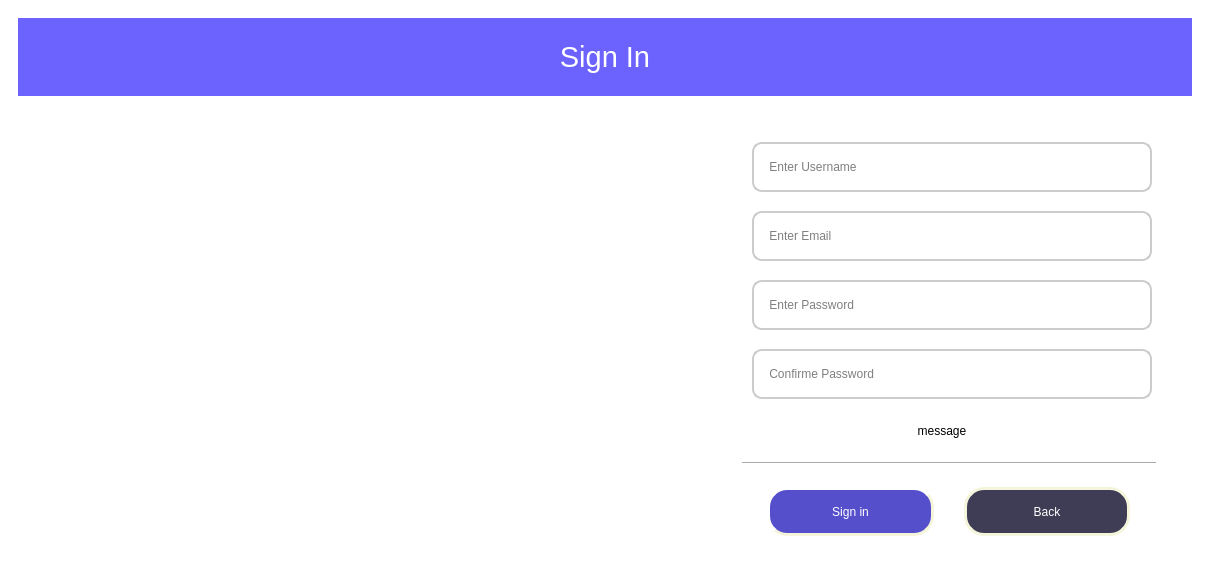
<?xml version="1.0" encoding="UTF-8"?>
<ui version="4.0">
 <class>SigninWindow</class>
 <widget class="QMainWindow" name="SigninWindow">
  <property name="geometry">
   <rect>
    <x>0</x>
    <y>0</y>
    <width>1210</width>
    <height>588</height>
   </rect>
  </property>
  <property name="windowTitle">
   <string>MainWindow</string>
  </property>
  <property name="styleSheet">
   <string notr="true">background-color:white;</string>
  </property>
  <widget class="QWidget" name="centralwidget">
   <layout class="QGridLayout" name="gridLayout_3">
    <item row="0" column="0">
     <widget class="QWidget" name="verticalWidget" native="true">
      <property name="minimumSize">
       <size>
        <width>1192</width>
        <height>570</height>
       </size>
      </property>
      <property name="maximumSize">
       <size>
        <width>1192</width>
        <height>570</height>
       </size>
      </property>
      <layout class="QVBoxLayout" name="verticalLayout">
       <item>
        <widget class="QLabel" name="sign_in_title">
         <property name="styleSheet">
          <string notr="true">QLabel {
	background-color:#6c63ff;
	font: 22pt &quot;Eras Medium ITC&quot;;
	color:white;

	}
</string>
         </property>
         <property name="text">
          <string>&lt;html&gt;&lt;head/&gt;&lt;body&gt;&lt;p align=&quot;center&quot;&gt;&lt;span style=&quot; font-size:22pt;&quot;&gt;Sign In&lt;/span&gt;&lt;/p&gt;&lt;/body&gt;&lt;/html&gt;</string>
         </property>
        </widget>
       </item>
       <item>
        <widget class="QWidget" name="horizontalWidget" native="true">
         <layout class="QHBoxLayout" name="horizontalLayout_2">
          <item>
           <widget class="QLabel" name="label">
            <property name="minimumSize">
             <size>
              <width>650</width>
              <height>450</height>
             </size>
            </property>
            <property name="maximumSize">
             <size>
              <width>650</width>
              <height>450</height>
             </size>
            </property>
            <property name="styleSheet">
             <string notr="true">background-image: url(:/sign_in/undraw_Sign_in_re_o58h.png);</string>
            </property>
            <property name="text">
             <string/>
            </property>
            <property name="pixmap">
             <pixmap>:/signin/undraw_Sign_in_re_o58h.png</pixmap>
            </property>
            <property name="scaledContents">
             <bool>true</bool>
            </property>
           </widget>
          </item>
          <item>
           <widget class="QWidget" name="verticalWidget" native="true">
            <property name="minimumSize">
             <size>
              <width>423</width>
              <height>450</height>
             </size>
            </property>
            <property name="maximumSize">
             <size>
              <width>423</width>
              <height>450</height>
             </size>
            </property>
            <layout class="QVBoxLayout" name="verticalLayout_6">
             <item>
              <widget class="QWidget" name="gridWidget" native="true">
               <property name="minimumSize">
                <size>
                 <width>421</width>
                 <height>301</height>
                </size>
               </property>
               <property name="maximumSize">
                <size>
                 <width>421</width>
                 <height>301</height>
                </size>
               </property>
               <layout class="QGridLayout" name="gridLayout_4">
                <item row="1" column="0">
                 <widget class="QLineEdit" name="input_email">
                  <property name="minimumSize">
                   <size>
                    <width>400</width>
                    <height>50</height>
                   </size>
                  </property>
                  <property name="maximumSize">
                   <size>
                    <width>400</width>
                    <height>50</height>
                   </size>
                  </property>
                  <property name="styleSheet">
                   <string notr="true">QLineEdit {
		padding-left:10px;
	background-color:white;
	font: 9pt &quot;Eras Medium ITC&quot;;
	color:2f2e41;
	border-style: solid;
	border-width: 2px;
	border-radius: 10px;
	border-color:#cccccc;

	}

QLineEdit:focus {
	border-color:#2f2e41;
    border-style:solid;
}</string>
                  </property>
                  <property name="inputMethodHints">
                   <set>Qt::ImhNone</set>
                  </property>
                  <property name="text">
                   <string/>
                  </property>
                  <property name="maxLength">
                   <number>16</number>
                  </property>
                  <property name="cursorPosition">
                   <number>0</number>
                  </property>
                  <property name="readOnly">
                   <bool>false</bool>
                  </property>
                  <property name="placeholderText">
                   <string> Enter Email</string>
                  </property>
                 </widget>
                </item>
                <item row="3" column="0">
                 <widget class="QLineEdit" name="input_password_2">
                  <property name="minimumSize">
                   <size>
                    <width>400</width>
                    <height>50</height>
                   </size>
                  </property>
                  <property name="maximumSize">
                   <size>
                    <width>400</width>
                    <height>50</height>
                   </size>
                  </property>
                  <property name="styleSheet">
                   <string notr="true">QLineEdit {
		padding-left:10px;
	background-color:white;
	font: 9pt &quot;Eras Medium ITC&quot;;
	color:2f2e41;
	border-style: solid;
	border-width: 2px;
	border-radius: 10px;
	border-color:#cccccc;

	}

QLineEdit:focus {
	border-color:#2f2e41;
    border-style:solid;
}</string>
                  </property>
                  <property name="inputMethodHints">
                   <set>Qt::ImhNone</set>
                  </property>
                  <property name="text">
                   <string/>
                  </property>
                  <property name="maxLength">
                   <number>16</number>
                  </property>
                  <property name="cursorPosition">
                   <number>0</number>
                  </property>
                  <property name="readOnly">
                   <bool>false</bool>
                  </property>
                  <property name="placeholderText">
                   <string> Confirme Password</string>
                  </property>
                 </widget>
                </item>
                <item row="2" column="0">
                 <widget class="QLineEdit" name="input_password">
                  <property name="minimumSize">
                   <size>
                    <width>400</width>
                    <height>50</height>
                   </size>
                  </property>
                  <property name="maximumSize">
                   <size>
                    <width>400</width>
                    <height>50</height>
                   </size>
                  </property>
                  <property name="styleSheet">
                   <string notr="true">QLineEdit {
		padding-left:10px;
	background-color:white;
	font: 9pt &quot;Eras Medium ITC&quot;;
	color:2f2e41;
	border-style: solid;
	border-width: 2px;
	border-radius: 10px;
	border-color:#cccccc;

	}

QLineEdit:focus {
	border-color:#2f2e41;
    border-style:solid;
}</string>
                  </property>
                  <property name="inputMethodHints">
                   <set>Qt::ImhNone</set>
                  </property>
                  <property name="text">
                   <string/>
                  </property>
                  <property name="maxLength">
                   <number>16</number>
                  </property>
                  <property name="cursorPosition">
                   <number>0</number>
                  </property>
                  <property name="readOnly">
                   <bool>false</bool>
                  </property>
                  <property name="placeholderText">
                   <string> Enter Password</string>
                  </property>
                 </widget>
                </item>
                <item row="0" column="0">
                 <widget class="QLineEdit" name="input_username">
                  <property name="minimumSize">
                   <size>
                    <width>400</width>
                    <height>50</height>
                   </size>
                  </property>
                  <property name="maximumSize">
                   <size>
                    <width>400</width>
                    <height>50</height>
                   </size>
                  </property>
                  <property name="styleSheet">
                   <string notr="true">QLineEdit {
	padding-left:10px;
	background-color:white;
	font: 9pt &quot;Eras Medium ITC&quot;;
	color:2f2e41;
	border-style: solid;
	border-width: 2px;
	border-radius: 10px;
	border-color:#cccccc;

	}

QLineEdit:focus {
	border-color:#2f2e41;
    border-style:solid;
}</string>
                  </property>
                  <property name="text">
                   <string/>
                  </property>
                  <property name="frame">
                   <bool>true</bool>
                  </property>
                  <property name="cursorPosition">
                   <number>0</number>
                  </property>
                  <property name="placeholderText">
                   <string> Enter Username</string>
                  </property>
                  <property name="cursorMoveStyle">
                   <enum>Qt::LogicalMoveStyle</enum>
                  </property>
                 </widget>
                </item>
               </layout>
              </widget>
             </item>
             <item>
              <widget class="QLabel" name="output_message">
               <property name="minimumSize">
                <size>
                 <width>400</width>
                 <height>50</height>
                </size>
               </property>
               <property name="maximumSize">
                <size>
                 <width>400</width>
                 <height>50</height>
                </size>
               </property>
               <property name="styleSheet">
                <string notr="true">QLabel {
	font: 10pt &quot;Eras Medium ITC&quot;;
	}</string>
               </property>
               <property name="text">
                <string>&lt;html&gt;&lt;head/&gt;&lt;body&gt;&lt;p align=&quot;center&quot;&gt;message&lt;/p&gt;&lt;/body&gt;&lt;/html&gt;</string>
               </property>
              </widget>
             </item>
             <item>
              <widget class="Line" name="line">
               <property name="minimumSize">
                <size>
                 <width>421</width>
                 <height>3</height>
                </size>
               </property>
               <property name="maximumSize">
                <size>
                 <width>421</width>
                 <height>3</height>
                </size>
               </property>
               <property name="orientation">
                <enum>Qt::Horizontal</enum>
               </property>
              </widget>
             </item>
             <item>
              <widget class="QWidget" name="button_group" native="true">
               <property name="minimumSize">
                <size>
                 <width>421</width>
                 <height>81</height>
                </size>
               </property>
               <property name="maximumSize">
                <size>
                 <width>421</width>
                 <height>81</height>
                </size>
               </property>
               <layout class="QGridLayout" name="gridLayout_2">
                <property name="leftMargin">
                 <number>1</number>
                </property>
                <item row="0" column="3">
                 <widget class="QPushButton" name="back_home">
                  <property name="sizePolicy">
                   <sizepolicy hsizetype="Minimum" vsizetype="Minimum">
                    <horstretch>0</horstretch>
                    <verstretch>0</verstretch>
                   </sizepolicy>
                  </property>
                  <property name="minimumSize">
                   <size>
                    <width>166</width>
                    <height>49</height>
                   </size>
                  </property>
                  <property name="maximumSize">
                   <size>
                    <width>166</width>
                    <height>49</height>
                   </size>
                  </property>
                  <property name="styleSheet">
                   <string notr="true">QPushButton {
	background-color:#3f3d56;
	font: 10pt &quot;Eras Medium ITC&quot;;
	color:white;
	border-style:solid;
	border-width: 3px;
	border-radius: 20px;
	border-color: beige;

	}

QPushButton:hover {
	background-color:#f2f2f2;
	color:#3f3d56;
	border-color:#3f3d56;
    border-style: outset;
	font-weight:bold;
}</string>
                  </property>
                  <property name="text">
                   <string>Back</string>
                  </property>
                  <property name="autoDefault">
                   <bool>false</bool>
                  </property>
                  <property name="default">
                   <bool>false</bool>
                  </property>
                  <property name="flat">
                   <bool>false</bool>
                  </property>
                 </widget>
                </item>
                <item row="0" column="2">
                 <widget class="QPushButton" name="sign_in">
                  <property name="sizePolicy">
                   <sizepolicy hsizetype="Ignored" vsizetype="Ignored">
                    <horstretch>0</horstretch>
                    <verstretch>0</verstretch>
                   </sizepolicy>
                  </property>
                  <property name="minimumSize">
                   <size>
                    <width>167</width>
                    <height>49</height>
                   </size>
                  </property>
                  <property name="maximumSize">
                   <size>
                    <width>167</width>
                    <height>49</height>
                   </size>
                  </property>
                  <property name="styleSheet">
                   <string notr="true">QPushButton {
	background-color:#564fcc;
	font: 10pt &quot;Eras Medium ITC&quot;;
	color:white;
	border-style: outset;
	border-width: 3px;
	border-radius: 20px;
	border-color: beige;

	}

QPushButton:hover {
	background-color:#f2f2f2;
	color:#6c63ff;
	border-color:#6c63ff;
    border-style:outset;
	font-weight:bold;
}</string>
                  </property>
                  <property name="text">
                   <string>Sign in</string>
                  </property>
                 </widget>
                </item>
               </layout>
              </widget>
             </item>
            </layout>
           </widget>
          </item>
         </layout>
        </widget>
       </item>
      </layout>
     </widget>
    </item>
   </layout>
  </widget>
 </widget>
 <resources>
  <include location="../qrc/qrc_main.qrc"/>
  <include location="qrc_main.qrc"/>
 </resources>
 <connections/>
</ui>
